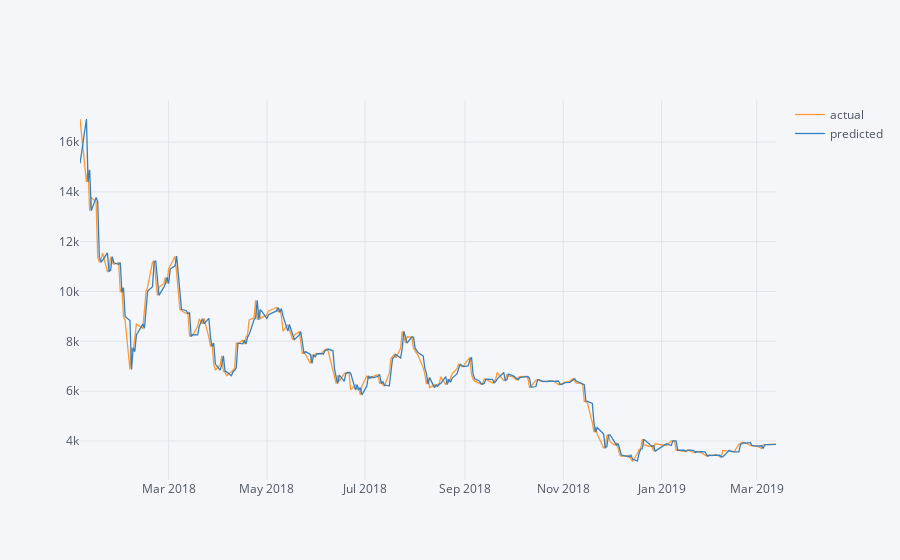

Source (notebook cell):
### Code cell
import math

predict = XY["close_y"].to_frame()[split_time <= XY.index]
predict["shift"] = predict.shift()
predict["pred_difflog"] = model.predict(test_x).reshape(1, -1)[0]
predict = predict.dropna()
predict["pred_diff"] = math.e**predict["pred_difflog"]
predict["predicted"] = predict["shift"] + predict["pred_diff"]
pd.DataFrame({
    "actual": predict["close_y"],
    "predicted": predict["predicted"]
}).iplot()

### Figure 1 — Plotly figure (JSON) as saved in the notebook; plotly's stock layout.template omitted (floating-point values rounded to 4 significant figures; data arrays with more than 128 entries replaced by an {"elided": "..."} marker saying what was removed)
{"data": [{"line": {"color": "rgba(255, 153, 51, 1.0)", "dash": "solid", "shape": "linear", "width": 1.3}, "mode": "lines", "name": "actual", "text": "", "type": "scatter", "uid": "2089c888-6b19-48c5-aeb8-ef23eb14f9b2", "x": {"elided": "292 str values"}, "y": {"elided": "292 float values"}}, {"line": {"color": "rgba(55, 128, 191, 1.0)", "dash": "solid", "shape": "linear", "width": 1.3}, "mode": "lines", "name": "predicted", "text": "", "type": "scatter", "uid": "860a131e-c756-4fb0-a4d0-b7e503f470ff", "x": {"elided": "292 str values"}, "y": {"elided": "292 float values"}}], "layout": {"autosize": true, "legend": {"bgcolor": "#F5F6F9", "font": {"color": "#4D5663"}}, "paper_bgcolor": "#F5F6F9", "plot_bgcolor": "#F5F6F9", "title": {"font": {"color": "#4D5663"}}, "xaxis": {"autorange": true, "gridcolor": "#E1E5ED", "range": ["2018-01-05", "2019-03-13"], "showgrid": true, "showspikes": false, "tickfont": {"color": "#4D5663"}, "title": {"font": {"color": "#4D5663"}, "text": ""}, "type": "date", "zerolinecolor": "#E1E5ED"}, "yaxis": {"autorange": true, "gridcolor": "#E1E5ED", "range": [2433.0, 17690.0], "showgrid": true, "showspikes": false, "tickfont": {"color": "#4D5663"}, "title": {"font": {"color": "#4D5663"}, "text": ""}, "type": "linear", "zerolinecolor": "#E1E5ED"}}}
